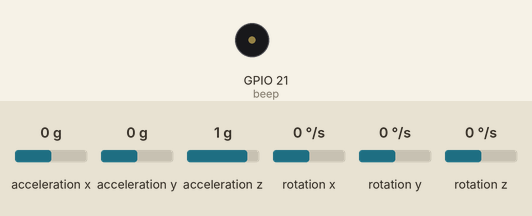
Simulated run of this sketch. Board: ESP32. Parts: buzzer (waves = sounding, pin HIGH). Wiring (inferred from the names in the program): MPU-6050 motion sensor at I2C address 0x68. Inputs (shaded band) come from the test bench; at power-on: acceleration x 0 g, acceleration y 0 g, acceleration z 1 g, rotation x 0 °/s, rotation y 0 °/s, rotation z 0 °/s. What the sketch prints to the serial monitor is not drawn.

Above: at 0.0 s.
At 9.4 s:
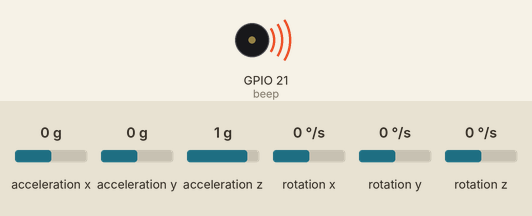
Timing chart, 0 to 11.4 s (numbered marks = the images above):
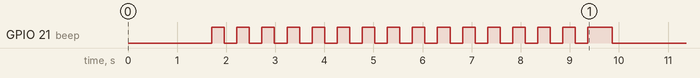

The sketch:

RCJ_Main_Block_2026.ino
```cpp
#include "UART.h"
#include "IMU.h"
#include "functions.h"

int angleDiff(int a, int b) {
  int d = a - b;
  while (d > 180) d -= 360;
  while (d < -180) d += 360;
  return d;
}

float getD(Derivative &d, float value, int time) {
  unsigned long now = millis();
  unsigned long dt = now - d.last_time;

  if (d.last_time == 0) { //最初の微分が異様にデカくなるのを防ぐ
    d.last_time = now;
    d.last_value = value;
    return 0;
  }

  if (dt >= time) {
    float diff = value - d.last_value;

    d.value_d = diff / (dt * 0.001f);
    // d.value_d = 0.7 * d.value_d + 0.3 * (diff / (dt * 0.001f));// =(dt / 1000), 移動平均によるノイズ平滑
    // Serial.println(d.value_d);

    d.last_value = value;
    d.last_time = now;
  }
  return d.value_d;
}


const int beep = 21;

void setup() {
  initIMU();

  pinMode(beep, OUTPUT);
  initUART();
}

const int FRONT_RANGE = 30;
int target_angle = 0;

Vector ballV() {
  Vector v = {0, 0};
  if (ball_angle == 400) {
    v = makeV(0, 0);
  }
  else {
    if (abs(ball_angle + target_angle) < FRONT_RANGE) {
      v = makeV(0, 150);
    }
    else {
      v = makeV(ball_angle * 1.5, 150);
    }
  }

  return v;
}


int line_start = 400;
int back_angle = 400;
int last_angle = 400;
int crossed = 0;  // 0:まだ反転してない

int last_line = 400;
int in_line = 0;
int over_line = 1;

int stop_last_line = 400;

int final_line_angle;

int serial;

Vector lineV() {
  if (line_angle != 400) {
    line_angle = line_angle * 0.7 + last_angle * 0.3;

    if (line_start == 400) {
      line_start = line_angle;
    }
    int diff = angleDiff(line_angle, line_start);

    // if (line_start > 180) line_start -= 360;
    // if (line_start < -180) line_start += 360;
    int x;
    stop_last_line = x;
    // if (cx != 400) {
      // if (abs(line_angle - cx) > 90) { // angleDiffは-180~180、
      //   x = line_angle + 180;
      // }
      // else {
      //   x = line_angle;
      // }

    // else {
      // if (abs(diff) > 20 && abs(diff) < 90) {  /////////////////////////////////////////////////////
      //   line_start = line_angle;
      // }

      if (abs(line_angle - line_start) >= 110) { // 110
        x = line_angle;        // 半周以上 → そのまま
        last_line = x;
        in_line = 1;

        // over_line_dis = -1;

      }
      else {
        x = line_angle + 180;  // 反対方向へ逃げる
        in_line = 0;

        // last_line = x;
        // over_line_dis = 1;
      }

      // if (abs(line_angle - last_angle) > 120) {
      //   if (!crossed) {
      //     over_line *= -1;   // ← 1回だけ
      //     crossed = 1;
      //   }
      // }
      // else {
      //   crossed = 0;         // ← 条件外に出たらリセット
      // }
      // if (over_line == -1) {
      //   x = line_angle;
      //   last_line = x;
      //   in_line = 1;
      // }
      // else {
      //   x = line_angle + 180;
      //   in_line = 0;
      // }
    // }


    // 角度を正規化（fromPolar対策）
    if (x > 180) x -= 360;
    if (x < -180) x += 360;

    final_line_angle = -x;

    serial = x;

    // Serial.print(x);
    // if (back_angle != line_angle) {
    //   last_angle = back_angle;
    //   back_angle = line_angle;
    // }
    last_angle = line_angle;
    return makeV(x, 400);
    // return makeV(-x, 80 + (40 - line_dis * over_line_dis) * 0.5);
  }
  else {
    final_line_angle = 400;

    if (in_line == 1) {
      return makeV(last_line, 500); // ############################################################
    }
    else {
      over_line = 1;  //////////////////////////////////////////////////////
      line_start = 400;
      return makeV(0, 0);
    }
    // line_start = 400;
    // return makeV(stop_last_line, 150);
  }
}


Vector main_v = {0, 0};

void loop() {
  IMU();
  UART();
  main_v = ballV();
  main_v = addV(main_v, lineV());
}
```

IMU.h
```cpp
#ifndef IMU_H
#define IMU_H

#include <Wire.h>
#include <math.h>
// Core0で更新されるZ軸角度を他のファイルから参照可能に
extern volatile float angleZ; // angleZは右が-、左が+
// extern float dpsX, dpsY, dpsZ;


void initIMU();
void IMU();
float rotatePID(int mode, int target_angle);

#endif
```

IMU.ino
```cpp
#include <Wire.h>
#include <math.h>

// MPU6050 レジスタ定義
#define MPU6050_ADDR         0x68
#define MPU6050_SMPLRT_DIV   0x19
#define MPU6050_CONFIG       0x1A
#define MPU6050_GYRO_CONFIG  0x1B
#define MPU6050_ACCEL_CONFIG 0x1C
#define MPU6050_PWR_MGMT_1   0x6B
#define MPU6050_WHO_AM_I     0x75

// グローバル共有角度変数（volatileにして排他制御）
volatile float angleX = 0.0f;
volatile float angleY = 0.0f;
volatile float angleZ = 0.0f;

portMUX_TYPE mux = portMUX_INITIALIZER_UNLOCKED; // 排他制御用

TaskHandle_t mpuTaskHandle = NULL;

// MPU6050へ書き込み
void writeMPU6050(uint8_t reg, uint8_t data) {
  Wire.beginTransmission(MPU6050_ADDR);
  Wire.write(reg);
  Wire.write(data);
  Wire.endTransmission();
}

// MPU6050から1バイト読み込み
uint8_t readMPU6050(uint8_t reg) {
  Wire.beginTransmission(MPU6050_ADDR);
  Wire.write(reg);
  Wire.endTransmission(false);
  Wire.requestFrom(MPU6050_ADDR, (uint8_t)1, (bool)true);
  return Wire.read();
}

// MPU6050接続確認
// bool checkMPU6050() {
//   return (readMPU6050(MPU6050_WHO_AM_I) == 0x68);
// }
bool checkMPU6050() {
  uint8_t id = readMPU6050(MPU6050_WHO_AM_I);
  Serial.print("WHO_AM_I = 0x");
  Serial.println(id, HEX);
  return (id == 0x68 || id == 0x70);
}


float dpsX, dpsY, dpsZ;

// Core0で動くタスク：MPU6050読み取り＆角度計算
void mpuTask(void* parameter) {

  // キャリブレーション用オフセット変数
  double offsetX = 0.0, offsetY = 0.0, offsetZ = 0.0;
  double gyro_angle_x = 0.0, gyro_angle_y = 0.0, gyro_angle_z = 0.0;
  float acc_angle_x = 0.0f, acc_angle_y = 0.0f;

  unsigned long preMicros = micros();

  // キャリブレーション（3000回読み込み）
  Serial.println("MPU6050 Calibration Start");
  for (int i = 0; i < 3000; i++) {
    Wire.beginTransmission(MPU6050_ADDR);
    Wire.write(0x3B); // 加速度センサデータ開始レジスタ
    Wire.endTransmission(false);
    Wire.requestFrom(MPU6050_ADDR, (uint8_t)14, (bool)true);

    // 生データ読み込み
    int16_t raw_acc_x = Wire.read() << 8 | Wire.read();
    int16_t raw_acc_y = Wire.read() << 8 | Wire.read();
    int16_t raw_acc_z = Wire.read() << 8 | Wire.read();
    Wire.read(); Wire.read(); // 温度スキップ
    int16_t raw_gyro_x = Wire.read() << 8 | Wire.read();
    int16_t raw_gyro_y = Wire.read() << 8 | Wire.read();
    int16_t raw_gyro_z = Wire.read() << 8 | Wire.read();

    // ジャイロ角速度をdpsに変換（±500dpsレンジで65.5 LSB/dps）
    dpsX = ((float)raw_gyro_x) / 16.4;
    dpsY = ((float)raw_gyro_y) / 16.4;
    dpsZ = ((float)raw_gyro_z) / 16.4;

    offsetX += dpsX;
    offsetY += dpsY;
    offsetZ += dpsZ;

    if (i % 1000 == 0) Serial.print(".");
    vTaskDelay(1 / portTICK_PERIOD_MS); // 1ms待つ


    if ((i / 100) % 2 == 0) { ////////////////////////////////////////////////////////////////////////
      digitalWrite(beep, HIGH);
    }
    else {
      digitalWrite(beep, LOW);
    }

  }
  digitalWrite(beep, HIGH);///////////////////////////////////////////////////////////////////////////////////
  delay(500);
  digitalWrite(beep, LOW);  //////////////////////////////////////////////////////////////////////////////////

  offsetX /= 3000.0;
  offsetY /= 3000.0;
  offsetZ /= 3000.0;
  Serial.println(" Calibration done.");

  while (true) {
    // 14バイトのセンサデータをI2Cから読み込み
    Wire.beginTransmission(MPU6050_ADDR);
    Wire.write(0x3B);
    Wire.endTransmission(false);
    Wire.requestFrom(MPU6050_ADDR, (uint8_t)14, (bool)true);

    int16_t raw_acc_x = Wire.read() << 8 | Wire.read();
    int16_t raw_acc_y = Wire.read() << 8 | Wire.read();
    int16_t raw_acc_z = Wire.read() << 8 | Wire.read();
    Wire.read(); Wire.read(); // 温度スキップ
    int16_t raw_gyro_x = Wire.read() << 8 | Wire.read();
    int16_t raw_gyro_y = Wire.read() << 8 | Wire.read();
    int16_t raw_gyro_z = Wire.read() << 8 | Wire.read();

    // 加速度センサの値をGに変換
    float acc_x = (float)raw_acc_x / 16384.0f;
    float acc_y = (float)raw_acc_y / 16384.0f;
    float acc_z = (float)raw_acc_z / 16384.0f;

    // 加速度から角度計算
    acc_angle_y = atan2(acc_x, acc_z + fabs(acc_y)) * 180.0f / PI;
    acc_angle_x = atan2(acc_y, acc_z + fabs(acc_x)) * -180.0f / PI;

    // ジャイロ角速度をdpsに変換
    dpsX = (float)raw_gyro_x / 16.4f;
    dpsY = (float)raw_gyro_y / 16.4f;
    dpsZ = (float)raw_gyro_z / 16.4f;

    // 時間差計算
    unsigned long now = micros();
    float dt = (now - preMicros) / 1000000.0f;
    preMicros = now;

    // ジャイロ角度積分
    gyro_angle_x += (dpsX - offsetX) * dt;
    gyro_angle_y += (dpsY - offsetY) * dt;
    gyro_angle_z += (dpsZ - offsetZ) * dt;

    // 相補フィルタで角度融合
    float angle_x = 0.996f * gyro_angle_x + 0.004f * acc_angle_x;
    float angle_y = 0.996f * gyro_angle_y + 0.004f * acc_angle_y;
    float angle_z = gyro_angle_z;

    gyro_angle_x = angle_x;
    gyro_angle_y = angle_y;
    gyro_angle_z = angle_z;

    // 排他制御してグローバル変数更新
    portENTER_CRITICAL(&mux);
    angleX = angle_x;
    angleY = angle_y;
    angleZ = angle_z;  // =======================================================
    portEXIT_CRITICAL(&mux);

    vTaskDelay(10 / portTICK_PERIOD_MS); // 約100Hzで更新

    //////////////////////////////////////
    // // --- XY移動加速度の計算 ------------------------
    // // acc_x, acc_y, acc_z はすでにある

    // // ラジアンに変換
    // float radX = angleX * PI / 180.0f;
    // float radY = angleY * PI / 180.0f;
    // float radZ = angleZ * PI / 180.0f;

    // // 1. 重力成分（G）を姿勢角から計算
    // float gx = -sin(radY);
    // float gy =  sin(radX);
    // float gz =  cos(radX) * cos(radY);

    // // 2. 実加速度（重力を引いた値）
    // float ax_real = acc_x - gx;
    // float ay_real = acc_y - gy;
    // float az_real = acc_z - gz;

    // // 3. XY平面の加速度にする（必要ならZ軸回転）
    // float ax_world = ax_real * cos(radZ) - ay_real * sin(radZ);
    // float ay_world = ax_real * sin(radZ) + ay_real * cos(radZ);
    // Serial.print(ax_world * 100);
    // Serial.print(" : ");
    // Serial.println(ay_world * 100);
    // // --- ax_world, ay_world が「地面座標のXY加速度」 ---
  }
}

void initIMU() {
  // Serial.begin(115200);
  Wire.begin(22, 23, 400000); // SDA, SCL, 400kHz
  delay(500);
  // MPU6050初期化（電源管理レジスタのスリープ解除）
  writeMPU6050(MPU6050_GYRO_CONFIG, 0x18);   //±2000dps
  delay(100);
  writeMPU6050(MPU6050_PWR_MGMT_1, 0x00);  // スリープ解除
  delay(100);

  if (!checkMPU6050()) {
    Serial.println("MPU6050 not found!");
    while (1) delay(100);
  }

  // センサ設定
  writeMPU6050(MPU6050_SMPLRT_DIV, 0x00);    // サンプルレート設定（1kHz）
  writeMPU6050(MPU6050_CONFIG, 0x00);        // DLPF無効
  writeMPU6050(MPU6050_GYRO_CONFIG, 0x18);   // ジャイロ±500dps
  writeMPU6050(MPU6050_ACCEL_CONFIG, 0x00);  // 加速度±2g

  delay(1000);
  // Core0にMPU読み取り＋角度計算タスクを作成
  xTaskCreatePinnedToCore(
    mpuTask,           // タスク関数
    "MPU6050_Task",    // 名前
    4096,              // スタックサイズ（バイト）
    NULL,              // パラメータ
    1,                 // 優先度
    &mpuTaskHandle,    // タスクハンドル
    0                  // Core0に割り当て
  );
}

void IMU() {
  float localX, localY, localZ;
  portENTER_CRITICAL(&mux);
  localX = angleX;
  localY = angleY;
  localZ = angleZ;
  portEXIT_CRITICAL(&mux);

  // Serial.printf("AngleX: %.2f, AngleY: %.2f, AngleZ: %.2f\n", localX, localY, localZ);
  // delay(1);
}

float Kp = 4.5, Ki = 0.0, Kd = 0.52; //dは角速度をそのまま使用しているため、シビア P:4.5,  D:0.52
float prevError = 0;
unsigned long prevTime = 0;
float integral = 0;

float camera_Kp = 1.5, camera_Kd = 0; //dは角速度をそのまま使用しているため、シビア P:4.5,  D:0.52

float rotatePID(int mode, int target_angle) {
  float error;
  if (mode == 0) {
    error = -target_angle - angleZ;
    while(error < -180) error += 360;
    while(error > 180) error -= 360;
    //I
    integral += error;
    float scale = 1.0;
    if (abs(error) < 20)  scale = 0.5;

    float output = Kp * error + Ki * integral - Kd * dpsZ * scale;
    if (abs(output) < 10)  output = 0;
    return output;
  }
  else if (mode == 1) {
    error = target_angle;
    while(error < -180) error += 360;
    while(error > 180) error -= 360;
    //I
    integral += error;
    float scale = 1.0;
    if (abs(error) < 20)  scale = 0.5;

    float output = camera_Kp * error - camera_Kd * dpsZ * scale;
    if (abs(output) < 10)  output = 0;
    return -output;
  }
}
```

UART.h
```cpp
#ifndef UART_H
#define UART_H

#include <Arduino.h>

// ====== packet struct ======
struct ReadPacketData0 {
  int ball_angle;
  int goal_angle;
};

struct ReadPacketData1 {
  int ball_angle;
  int ball_distance;
  int16_t line_angle;
  int16_t line_dis;
};

struct ReadPacketData2 {
  int16_t line_angle;
  int16_t line_dis;
};

struct SendPacketData0 {
  int ball_angle;
  int ball_distance;
};

struct SendPacketData1 {
  float vx;
  float vy;
  int omega;
};

struct SendPacketData2 {
  int x;
};

// ===== enum =====
enum ReadResult : uint8_t {
  READ_OK = 0,
  READ_NO_HEADER,
  READ_LEN_MISMATCH,
  READ_NOT_ENOUGH_DATA,
  READ_CHECKSUM_ERROR,
  READ_INVALID_SERIAL
};

// ===== function =====
uint8_t calcChecksum(uint8_t* data, uint8_t len);
void flushUntilHeader(HardwareSerial *s);
void initUART();
void UART();

// ===== template (必ずhに定義を書く) =====
template <typename readT>
ReadResult readPacket(int num_serial, readT &d) {

  HardwareSerial *seri;
  if (num_serial == 0)      seri = &Serial;
  else if (num_serial == 1) seri = &Serial1;
  else if (num_serial == 2) seri = &Serial2;
  else return READ_INVALID_SERIAL;

  // UARTごとに状態を分離する
  static uint8_t buf[2][sizeof(readT)];
  static uint8_t idx[2] = {0, 0};
  static uint8_t len[2] = {0, 0};
  static uint8_t state[2] = {0, 0};

  uint8_t &st = state[num_serial];
  uint8_t &i  = idx[num_serial];
  uint8_t &l  = len[num_serial];
  uint8_t *b  = buf[num_serial];

  enum {
    WAIT_HEADER,
    WAIT_LEN,
    WAIT_DATA,
    WAIT_CHECKSUM
  };

  while (seri->available()) {
    uint8_t c = seri->read();

    switch (st) {
      case WAIT_HEADER:
        if (c == 0xAA) st = WAIT_LEN;
        break;

      case WAIT_LEN:
        if (c == sizeof(readT)) {
          l = c;
          i = 0;
          st = WAIT_DATA;
        } else {
          st = WAIT_HEADER;
          return READ_LEN_MISMATCH;
        }
        break;

      case WAIT_DATA:
        b[i++] = c;
        if (i >= l) st = WAIT_CHECKSUM;
        break;

      case WAIT_CHECKSUM:
        st = WAIT_HEADER;
        if (calcChecksum(b, l) == c) {
          memcpy(&d, b, l);
          return READ_OK;
        } else {
          return READ_CHECKSUM_ERROR;
        }
    }
  }
  return READ_NOT_ENOUGH_DATA;
}

// template <typename readT>
// ReadResult readPacket(int num_serial, readT &d) {

//   HardwareSerial *seri;
//   if (num_serial == 0)      seri = &Serial;
//   else if (num_serial == 1) seri = &Serial1;
//   else if (num_serial == 2) seri = &Serial2;
//   else return READ_INVALID_SERIAL;

//   int header = -1;
//   while (seri->available()) {
//     int c = seri->read();
//     if (c == 0xAA) { header = c; break; }
//   }
//   if (header != 0xAA) return READ_NO_HEADER;

//   if (seri->available() < 1) return READ_NOT_ENOUGH_DATA;
//   uint8_t len = seri->read();

//   if (len != sizeof(readT)) {
//     flushUntilHeader(seri);
//     return READ_LEN_MISMATCH;
//   }

//   if (seri->available() < len + 1) return READ_NOT_ENOUGH_DATA;

//   uint8_t buf[sizeof(readT)];
//   seri->readBytes(buf, len);

//   uint8_t cs = seri->read();
//   if (calcChecksum(buf, len) != cs) {
//     flushUntilHeader(seri);
//     return READ_CHECKSUM_ERROR;
//   }

//   memcpy(&d, buf, len);
//   return READ_OK;
// }

template <typename sendT>
void sendPacket(int num_serial, sendT &d) {

  HardwareSerial *seri;
  if (num_serial == 0) seri = &Serial;
  else if (num_serial == 1) seri = &Serial1;
  else seri = &Serial2;

  uint8_t* p = (uint8_t*)&d;
  uint8_t len = sizeof(sendT);
  uint8_t cs = calcChecksum(p, len);

  seri->write(0xAA);
  seri->write(len);
  seri->write(p, len);
  seri->write(cs);
}

extern int ball_angle;
extern int ball_distance;
extern int16_t line_angle;
extern int16_t line_dis;

#endif
```

UART.ino
```cpp
#include "UART.h"
#include "IMU.h"

// ===== グローバル変数 =====
ReadPacketData0 rp0;
ReadPacketData1 rp1;
ReadPacketData2 rp2;

SendPacketData0 sp0;
SendPacketData1 sp1;
SendPacketData2 sp2;

// ===== utility =====
uint8_t calcChecksum(uint8_t* data, uint8_t len) {
  uint8_t sum = 0;
  for (int i = 0; i < len; i++) sum ^= data[i];
  return sum;
}

void flushUntilHeader(HardwareSerial *s) {
  while (s->available()) {
    if (s->read() == 0xAA) break;
  }
}

void initUART() {
  Serial.begin(115200);
  Serial1.begin(115200, SERIAL_8N1, 26, 27);  //TX, RX // to IR_ESP32
  Serial2.begin(115200, SERIAL_8N1, 16, 17);  // to LINE_ArduinoNano
}

int ball_angle;
int ball_distance;
int16_t line_angle;
int16_t line_dis;

void UART() {
  ReadResult r0= readPacket(0, rp0);
  ReadResult r1= readPacket(1, rp1);
  ReadResult r2= readPacket(2, rp2);


  if (r0 == READ_OK) { // 正常処理

  }
  else {

  }

  if (r1 == READ_OK) { // 正常処理
    ball_angle = rp1.ball_angle;
    ball_distance = rp1.ball_distance;
    line_angle = rp1.line_angle;
    line_dis = rp1.line_dis;
    Serial.println(line_angle);
  }
  else {

  }

  if (r2 == READ_OK) { // 正常処理

  }
  else {

  }

  sp1.vx = main_v.x;
  sp1.vy = main_v.y;
  sp1.omega = rotatePID(0,0);
  sendPacket(1, sp1);
  // else if (r == READ_CHECKSUM_ERROR) {
  //   Serial.println("READ_CHECKSUM_ERROR");
  //   delay(500);
  // }
}
```

functions.h
```cpp
struct Vector {
  float x;
  float y;
};

Vector makeV(float deg, float speed) {  //角度と速さからベクトルを作る
  Vector v;
  float rad = deg * M_PI / 180.0;
  v.x = cos(rad) * speed;
  v.y = sin(rad) * speed;
  return v;
}

float getCom(Vector v, float deg) {
  float rad = deg * PI / 180.0f;
  return v.x * cos(rad) + v.y * sin(rad);
}


Vector addV(Vector a, Vector b) {  //ベクトルの足し算
  Vector result;
  result.x = a.x + b.x;
  result.y = a.y + b.y;
  return result;
}

Vector normalizeV(Vector v) { // 正規化（単位ベクトル化）
  float len = sqrt(v.x * v.x + v.y * v.y);
  if (len == 0) return {0, 0};
  return { v.x / len, v.y / len };
}

Vector lenV(Vector v, int len_v) {  // 正規化（単位ベクトル化）
  float len = sqrt(v.x * v.x + v.y * v.y);
  if (len == 0) return {0, 0};
  return { v.x / len * len_v, v.y / len * len_v };
}

float inRange(float x) {
  while (x > 180) x -= 360;
  while (x < -180) x += 360;
  return x;
}

struct Derivative {
  unsigned long last_time = 0;
  float last_value = 0;
  float value_d = 0;
};
```

functions.ino
```cpp

```

Measured:
- by itself, GPIO 21 (beep): goes 15 × (HIGH 0.26 s, LOW 0.26 s), HIGH 0.50 s, then LOW
